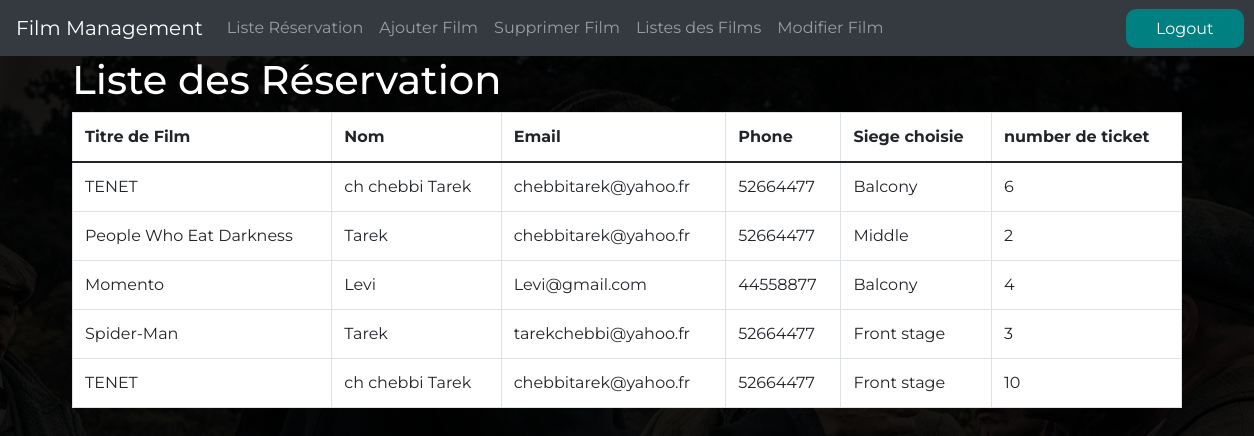
/listereservation.php, run on the app's committed database.
### tables this page shows
CREATE TABLE `reservation` (
  `id` int(20) NOT NULL,
  `titre` varchar(80) NOT NULL,
  `nom` varchar(80) NOT NULL,
  `email` varchar(80) NOT NULL,
  `phone` varchar(80) NOT NULL,
  `siege_option` varchar(80) NOT NULL,
  `num_ticket` int(20) NOT NULL
);

### connexion.php (called while the page is built, shortened)
<?php
abstract class connexion {
function __construct()
{
$this->pdo =new PDO('mysql:host=localhost;dbname=filmprojet','root','');
}
}
?>

### reserveController.php (called while the page is built, shortened)
<?php
include_once('connexion.php');
class reserveController extends Connexion{
function liste(){
$query = "select * from reservation";
$res=$this->pdo->prepare($query);
$res->execute();
return $res;
}
}
?>

### listereservation.php (the view, shortened to what this page needs)
<!DOCTYPE html>
<html>
<head>
    <link rel="stylesheet" href="main.css">
    <link rel="stylesheet" href="https://cdnjs.cloudflare.com/ajax/libs/bootstrap/5.0.2/css/bootstrap.min.css">
</head>
<body>
<?php include('navbar.php'); ?>
    <?php
    require_once('reserveController.php');
    $us=new reserveController();
    $res=$us->liste();
    ?>
    <div class="container">
        <h1 style="color:white;">Liste des Réservation</h1>
        <table class="table table-bordered" style="background-color: white;">
            <thead>
                <tr>
                    <th>Titre de Film</th>
                    <th>Nom</th>
                    <th>Email</th>
                    <th>Phone</th>
                    <th>Siege choisie</th>
                    <th>number de ticket</th>
                </tr>
            </thead>
            <tbody>
                <?php
                if (is_array($res) || is_object($res)){
                foreach ($res as $reserve): ?>
                    <tr>
                        <td><?php echo $reserve['titre']; ?></td>
                        <td><?php echo $reserve['nom']; ?></td>
                        <td><?php echo $reserve['email']; ?></td>
                        <td><?php echo $reserve['phone']; ?></td>
                        <td><?php echo $reserve['siege_option']; ?></td>
                        <td><?php echo $reserve['num_ticket']; ?></td>
                    </tr>
                <?php endforeach; } ?>
            </tbody>
        </table>
    </div>
</body>
</html>

### navbar.php (shortened to what this page needs)
<!DOCTYPE html>
<html lang="en">
<head>
  <link rel="stylesheet" href="main.css">
  <link rel="stylesheet" href="https://stackpath.bootstrapcdn.com/bootstrap/4.5.2/css/bootstrap.min.css">
</head>
<body>
  <nav class="navbar navbar-expand-lg navbar-dark bg-dark">
    <a class="navbar-brand" href="admin.php">Film Management</a>
    <div class="collapse navbar-collapse" id="navbarNav">
      <ul class="navbar-nav">
      <li class="nav-item">
          <a class="nav-link" href="listereservation.php">Liste Réservation</a>
        </li>
        <li class="nav-item">
          <a class="nav-link" href="addfilm.php">Ajouter Film</a>
        </li>
        <li class="nav-item">
          <a class="nav-link" href="deletefilm.php">Supprimer Film</a>
        </li>
        <li class="nav-item">
          <a class="nav-link" href="listefilm.php">Listes des Films</a>
        </li>
        <li class="nav-item">
          <a class="nav-link" href="modifierfilm.php">Modifier Film</a>
        </li>
        <div class="user" style="    position: absolute;
    top: -28px;
    left:1050px">
        <i class="fas fa-bell"></i>
        <i class="fas fa-search"></i>
        <a href="logout.php">Logout</a>
    </div>
      </ul>
    </div>
  </nav>
</body>
</html>

### main.css (style rules this page uses)
* { margin: 0; padding: 0; font-family: 'Montserrat', sans-serif; box-sizing: border-box; }
html { scroll-behavior: smooth; }
body { background-image: linear-gradient( rgba(0,0,0,0.9),rgba(0,0,0,0.9)),url('images/hero page/7.jpg'); background-position: center; background-size: cover; background-repeat: no-repeat; height: 130vh; }
.user { cursor:pointer; color:teal; margin-top: 40px; margin-right: 40px; }
.user a { padding: 10px 30px; color: white; background-color: teal; text-decoration: none; border-radius: 10px; }
.user i { font-size: 20px; margin-right: 10px; }
.user i { padding: 0px 14px; }

### data on the page
reservation: titre "TENET", nom "ch chebbi Tarek", email "chebbitarek@yahoo.fr", phone "52664477", siege_option "Balcony", num_ticket "6"
reservation: titre "People Who Eat Darkness", nom "Tarek", email "chebbitarek@yahoo.fr", phone "52664477", siege_option "Middle", num_ticket "2"
reservation: titre "Momento", nom "Levi", email "Levi@gmail.com", phone "44558877", siege_option "Balcony", num_ticket "4"
reservation: titre "Spider-Man", nom "Tarek", email "tarekchebbi@yahoo.fr", phone "52664477", siege_option "Front stage", num_ticket "3"
reservation: titre "TENET", nom "ch chebbi Tarek", email "chebbitarek@yahoo.fr", phone "52664477", siege_option "Front stage", num_ticket "10"
